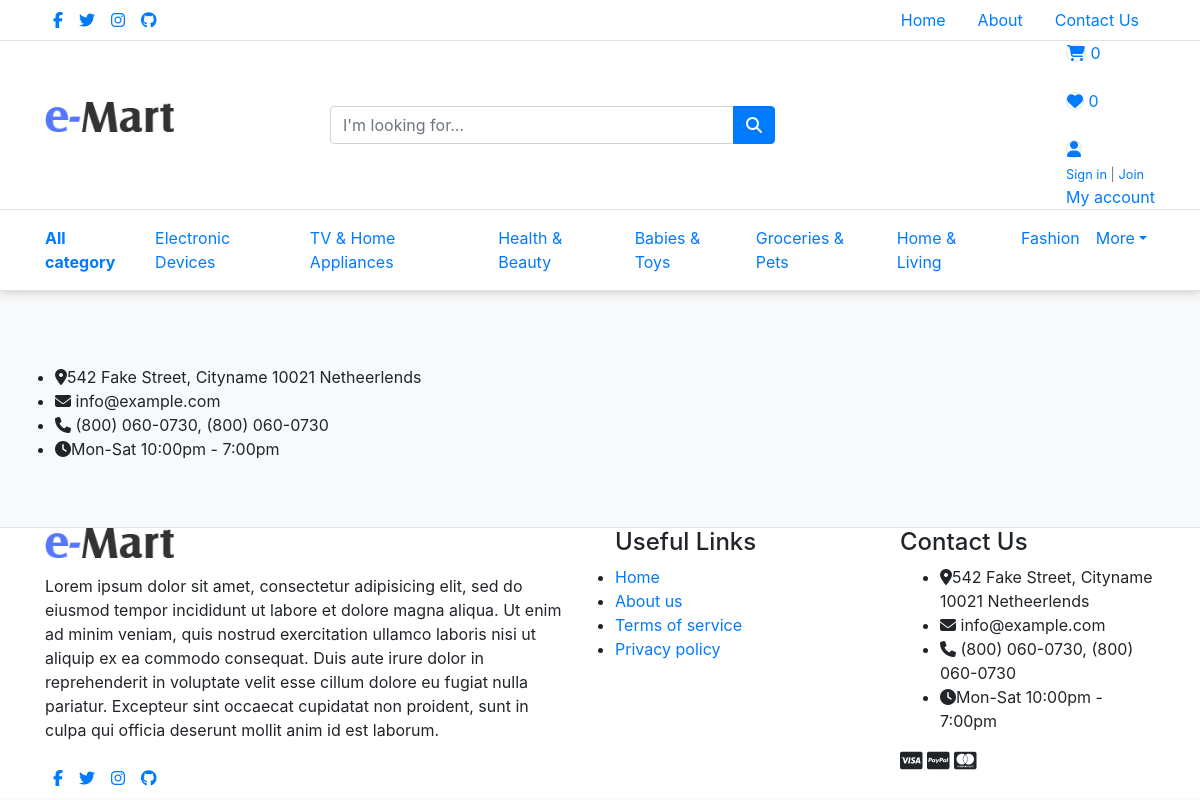
Page /footer.php?page=contact on the committed database.
### tables this page shows
CREATE TABLE `social` (
  `id` int(11) NOT NULL,
  `userid` int(11) NOT NULL,
  `social` varchar(255) NOT NULL,
  `link` varchar(255) NOT NULL,
  `date_added` timestamp NOT NULL DEFAULT current_timestamp()
);

CREATE TABLE `category` (
  `id` int(11) NOT NULL,
  `name` varchar(255) DEFAULT NULL,
  `type` varchar(255) NOT NULL DEFAULT 'parent',
  `deleted` int(11) NOT NULL,
  `isactive` int(11) DEFAULT 1,
  `level` int(11) DEFAULT 1,
  `breadcrumbs` text DEFAULT NULL
);

CREATE TABLE `settings` (
  `id` int(11) NOT NULL,
  `logo` varchar(255) NOT NULL,
  `userid` int(11) NOT NULL,
  `terms` text DEFAULT NULL,
  `privacy` text DEFAULT NULL,
  `contact` text DEFAULT NULL,
  `about` text DEFAULT NULL,
  `overview` text DEFAULT NULL
);

### model.php (called while the page is built, shortened)
<?php
class Model {
	public $db;
	public function __construct(){
		require_once "config.php";
		$this->db = $db;
	}
	public function getAllSocialMedia(){
		$sql = "
			select *
			from social
		";
		return $this->db->query($sql)->fetchAll();
	}
	public function updateStoreListener(){
		return $this;
	}
	public function getAdminSetting($public=false){
		$where = ($public) ? "" : "where userid = ".$_SESSION['id'];
		$sql = "
			SELECT *
			FROM settings
			$where
			LIMIT 1
		";
		return $this->db->query($sql)->fetch();
	}
	public function getAllActiveCategories(){
		$sql = "
			SELECT *
			FROM category
			WHERE isactive = 1
			and type = 'parent'
		";
		return $this->db->query($sql)->fetchAll();
	}
}

### footer.php (the view, shortened to what this page needs)
<?php
    include_once "./model.php";
    $model = new Model();
?>
<!DOCTYPE html>
<html>
<head>
    <link rel="stylesheet" href="./node_modules/bootstrap/dist/css/bootstrap.min.css" >
  <link href="https://bootstrap-ecommerce.com/bootstrap-ecommerce-html/css/ui.css?v=2.0" rel="stylesheet" type="text/css">
    <link rel="stylesheet" href="./node_modules/font-awesome/css/font-awesome.css" >
  <link href="https://bootstrap-ecommerce.com/assets/css/style.css?v=2.0" rel="stylesheet">
</head>
<body>
  <div class="container-fluid">
    <?php include_once "headnew.php"; ?>
    <div class="container" style="padding:50px 0;">
      <br>
      <div class="row">
        <div class="col-sm">
          <div class="row">
            <?php
              $setting = $model->getAdminSetting(true);
              echo $setting[$_GET['page']];
            ?>
          </div>
        </div>
      </div>
    </div>
    <footer class="section-footer border-top">
      <div class="container">
        <section class="footer-top padding-y">
          <div class="row">
             <?php
                $setting = $model->getAdminSetting(true);
              ?>
            <aside class="col-sm-6">
              <article class="mr-3">
                <figure id="logo" class="logo-footer"></figure>
                      <p class="mt-3"><?= ($setting) ? $setting['overview'] : ''; ?></p>
                <div>
                  <?php
                          $social = $model->getAllSocialMedia();
                        ?>
                    <ul class="nav mr-auto d-none d-md-flex">
                      <?php foreach($social as $idx => $s): ?>
                        <li><a href="<?= $s['link'];?>" class="nav-link px-2"> <i class="fa fa-<?= $s['social'];?>"></i> </a></li>
                          <?php endforeach ?>
                    </ul>
                </div>
              </article>
            </aside>
            <aside class="col-sm-3">
              <h4 style="padding:0;">Useful Links</h4>
                    <ul style="padding:0;">
                      <li><i class="bx bx-chevron-right"></i> <a href="index.php">Home</a></li>
                      <li><i class="bx bx-chevron-right"></i> <a href="footer.php?page=about" target="_blank">About us</a></li>
                      <li><i class="bx bx-chevron-right"></i> <a href="footer.php?page=terms" target="_blank">Terms of service</a></li>
                      <li><i class="bx bx-chevron-right"></i> <a href="footer.php?page=privacy" target="_blank">Privacy policy</a></li>
                    </ul>
            </aside>
            <aside class="col-sm-3">
              <h4>Contact Us</h4>
                    <?= ($setting) ? $setting['contact'] : ''; ?>
                    <div class="text-md-left tesxt-muted">
                    <i class="fa fa-lg fa-cc-visa"></i>
                    <i class="fa fa-lg fa-cc-paypal"></i>
                    <i class="fa fa-lg fa-cc-mastercard"></i>
                  </div>
            </aside>
          </div>
        </section>
      </div>
    </footer>
  </div>
</body>
</html>

### headnew.php (shortened to what this page needs)
<header class="section-header">
      <section class="header-top-light border-bottom">
        <div class="container">
          <nav class="d-flex flex-column flex-md-row">
            <?php
                  $social = $model->getAllSocialMedia();
                ?>
            <ul class="nav mr-auto d-none d-md-flex">
              <?php foreach($social as $idx => $s): ?>
                <li><a href="<?= $s['link'];?>" class="nav-link px-2"> <i class="fa fa-<?= $s['social'];?>"></i> </a></li>
                  <?php endforeach ?>
            </ul>
            <ul class="nav">
              <li class="nav-item"><a href="index.php" class="nav-link"> Home </a></li>
          <li class="nav-item"><a href="footer.php?page=about" class="nav-link"> About </a></li>
          <li class="nav-item"><a href="footer.php?page=contact" class="nav-link"> Contact Us </a></li>
            </ul>
          </nav>
        </div>
      </section>
      <section class="header-main border-bottom">
        <div class="container">
        <div class="row align-items-center">
          <div class="col-lg-3 col-sm-4 col-12">
          <a href="index.php" class="brand-wrap">
            <figure id="logo"></figure>
          </a>
          </div>
          <div class="col-lg-4 col-xl-5 col-sm-8 col-12">
            <form method="post" action="filtered.php" class="search">
              <div class="input-group w-100">
                  <input type="text" class="form-control" style="width:55%;" name="search" placeholder="I&#39;m looking for...">
                  <div class="input-group-append">
                    <button class="btn btn-primary" type="submit">
                      <i class="fa fa-search"></i>
                    </button>
                  </div>
                </div>
            </form>
          </div>
          <div class="col-lg-5 col-xl-4 col-sm-12">
            <div class="widgets-wrap float-md-right">
              <a href="cart.php" class="widget-header mr-2">
                <div class="icon">
                  <i class="icon-sm rounded-circle border fa fa-shopping-cart"></i>
                  <span class="notify" id="count">0</span>
                </div>
              </a>
              <?php
                $wishlist = 0;
              ?>
              <a href="wishlist.php" class="widget-header mr-2">
                <div class="icon">
                  <i class="icon-sm rounded-circle border fa fa-heart"></i>
                  <span class="notify" id="wishListcount"><?= $wishlist; ?></span>
                </div>
              </a>
              <div class="widget-header dropdown">
                <a href="#" data-toggle="dropdown" data-offset="20,10">
                  <div class="icontext">
                    <?php
                                        $url = "./userdashboard.php";
                                    ?>
                                    <?php if(isset($_SESSION['id'])): ?>
                    <a href="<?= $url;?>">
                      <div class="icon">
                      <i class="icon-sm rounded-circle border fa fa-user"></i>
                    </div>
                    </a>
                                      <?php else : ?>
                    <a href="login.php">
                      <div class="icon">
                      <i class="icon-sm rounded-circle border fa fa-user"></i>
                    </div>
                    </a>
                                      <?php endif ?>
                    <div class="text">
                       <?php if(isset($_SESSION['id'])): ?>
                        <small class="text-muted"> <a href="logout.php">Logout</a></small>
                        <a href="<?= $url;?>"><div>My account</div></a>
                                      <?php else : ?>
                                        <small class="text-muted"><a href="login.php">Sign in</a> | <a href="signup.php">Join</a></small>
                        <a href="login.php"><div>My account</div></a>
                                      <?php endif ?>
                    </div>
                  </div>
                </a>
              </div>
            </div>
          </div>
        </div>
        </div>
      </section>
      <nav class="navbar navbar-main navbar-expand-lg border-bottom">
        <div class="container">
          <div class="collapse navbar-collapse" id="main_nav5">
            <?php
                $categories = $model->getAllActiveCategories();
            ?>
            <ul class="navbar-nav">
              <li class="nav-item">
                <a class="nav-link pl-0" href="#"> <strong>All category</strong></a>
              </li>
              <?php foreach($categories as $idx => $c): ?>
                <?php if($idx <7): ?>
                  <li class="nav-item">
                    <a class="nav-link" href="filtered.php?category=<?= $c['id'];?>"><?= $c['name'];?></a>
                  </li>
              <?php endif ?>
              <?php endforeach ?>
              <li class="nav-item dropdown">
                <a class="nav-link dropdown-toggle" href="http://example.com" data-toggle="dropdown" aria-haspopup="true" aria-expanded="false">More</a>
              </li>
            </ul>
          </div>
        </div>
      </nav>
    </header>

### footer.php (style rules this page uses)
.container-fluid { padding: 0; margin: 0 auto; }
header { box-shadow: 1px 1px 10px #c9c9c9; }
footer { background: white; }

### headnew.php (style rules this page uses)
#logo { background: url(./images/logo.png) no-repeat; background-size: contain; width: auto; height: 30px; }
body { background: #f8f9fa; }
header { background: white; }

### rows in the picture
category: name "Electronic Devices"
category: name "TV & Home Appliances"
category: name "Health & Beauty"
category: name "Babies & Toys"
category: name "Groceries & Pets"
category: name "Home & Living"
category: name "Fashion"
settings: contact "542 Fake Street, Cityname 10021 Netheerlends info@example.com (800) 060-0730, (800) 060-0730 Mon-Sat 10:00pm - 7:00pm", overview "Lorem ipsum dolor sit amet, consectetur adipisicing elit, sed do eiusmod tempor incididunt ut labore et dolore magna aliqua. Ut enim ad minim veniam, quis nostrud exercitation ullamco laboris nisi ut aliquip ex ea commodo consequat. Duis aute irure dolor in reprehenderit in voluptate velit esse cillum dolore eu fugiat nulla pariatur. Excepteur sint occaecat cupidatat non proident, sunt in culpa qui officia deserunt mollit anim id est laborum."

### other values in the picture
$wishlist "0"
